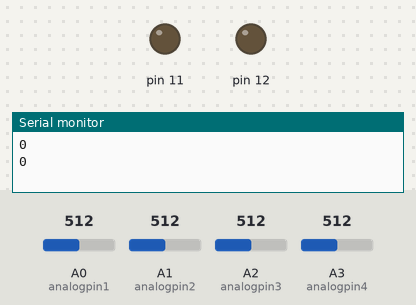
The sketch below on a simulated Arduino Uno, built with avr-gcc and run on an emulated ATmega328P. On the bench: output pins drawn as LEDs (lit = HIGH), the last lines printed to the serial monitor. Inputs (shaded band) come from the test bench; at power-on: A0 (analogpin1) = 512, A1 (analogpin2) = 512, A2 (analogpin3) = 512, A3 (analogpin4) = 512.

Above: at 1.3 s.
1.4 s: A0 (analogpin1) set to 716
3.5 s: A1 (analogpin2) set to 728
5.0 s: A1 (analogpin2) set to 758
At 5.7 s:
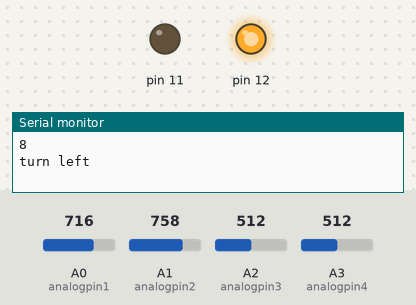
6.5 s: A0 (analogpin1) set to 992
Timing chart, 0 to 9.5 s (numbered marks = the images above; inputs shaded):
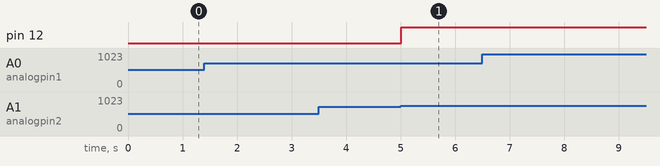

Measured:
- the behaviour switches between 745 and 746 on A1 (analogpin2) (found by bisection; images 0 and 1)
- after the input at 5.0 s, pin 12: LOW → HIGH at once

The sketch:

findroad.ino
```cpp
int analogpin1 = A0;
int analogpin2 = A1;
int analogpin3 = A2;
int analogpin4 = A3;
int readinvalue1 = 0;
int readinvalue2 = 0;
int readinvalue3 = 0;
int readinvalue4 = 0;
int door = 30;
int forjudge1 = 0;
int forjudge2 = 0;
int forjudge3 = 0;
int forjudge4 = 0;
int forjudge5 = 0;
boolean toleft = false;
boolean toright = false;
boolean occupied = false;

void setup() {
  // declare the ledPin as an OUTPUT:
  pinMode(analogpin1, INPUT);
  pinMode(analogpin2, INPUT);
  pinMode(analogpin3, INPUT);
  pinMode(analogpin4, INPUT);
  pinMode(12,OUTPUT);
  pinMode(11,OUTPUT);
  Serial.begin(9600);
}

void loop() {
  readinvalue1 = analogRead(analogpin1);
  readinvalue2 = analogRead(analogpin2);
  readinvalue3 = analogRead(analogpin3);
  readinvalue4 = analogRead(analogpin4);

  forjudge1 = (readinvalue1-readinvalue2)/door;
  forjudge2 = (readinvalue3-readinvalue1)/door;
  forjudge3 = (readinvalue2-readinvalue4)/door;

  Serial.println(forjudge1);
  Serial.println(forjudge2);
  Serial.println(forjudge3);

  if(forjudge1==0){
    toleft = false;
    toright = false;
  }

  if(forjudge1<0&&forjudge2<0){
    turnleft();

    toleft=true;
    toright = false;

    resetright();
    occupied = true;
  }

  if(forjudge1>0&&forjudge2>0){
    turnright();

    toright = true;
    toleft = false;

    resetleft();
    occupied = true;
  }


  if(forjudge1>0&&forjudge2<0&&!occupied){
    if(toleft){
      turnleft();
      Serial.println("bug here");
      resetright();
    }
    if(toright){
      turnright();
      Serial.println("right turn");
      resetleft();
    }
    if(!toleft&&!toright){
    Serial.println("reset condition");
    }
  }

  Serial.println(" ");
  delay(500);

  occupied = false;
}


void turnleft()
{
   digitalWrite(12,HIGH);
   Serial.println("turn left");
}

void turnright()
{
  digitalWrite(11,HIGH);
  Serial.println("turn right");
}

void resetright()
{
  digitalWrite(11,LOW);
}

void resetleft()
{
  digitalWrite(12,LOW);
}
```
